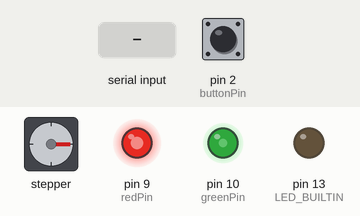
Recording of a sketch running on a simulated Arduino Uno, built with avr-gcc and run on an emulated ATmega328P. On the bench: stepper motor, output pins drawn as LEDs (lit = HIGH). Inputs (shaded band) come from the test bench; at power-on: pin 2 (buttonPin) HIGH. Stepper angles assume 200 steps per turn; what the sketch prints to the serial monitor is not drawn.

Above: at 2.0 s.
2.1 s: "H90\n" received over Serial
3.6 s: "X90\n" received over Serial
5.1 s: "F90\n" received over Serial
Timing chart, 0 to 8.1 s (numbered marks = the images above; inputs shaded):
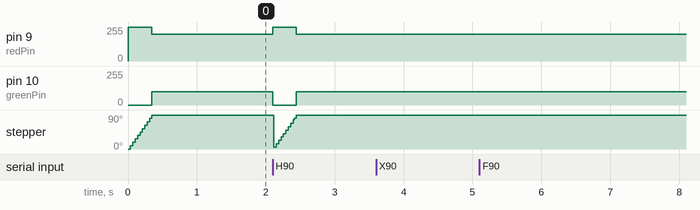

Measured:
- after the input at 2.1 s, pin 9 (redPin): 200/255 → 255/255 at once, → 200/255 0.34 s later; pin 10 (greenPin): 100/255 → 0/255 at once, → 100/255 0.34 s later; stepper: turns 85° counter-clockwise in 0.00 s, then 85° clockwise in 0.29 s
- after the input at 3.6 s, every drawn part: stays the same
- after the input at 5.1 s, every drawn part: stays the same

The sketch:

coctelera.ino
```cpp
//El siguiente sketch considera los trabajos de Sidlauskas (Sidlaukas, 2016) y diymachines.co.uk//
#include "AccelStepper.h"
const int  buttonPin = 2;   int buttonState = 0;
int lastButtonState = 0;     int greenPin = 10;
int redPin = 9;int pos=0;
String serialBuffer = "";
String actions[30];
int counter = 0; int lastIndex = 0;
int cup = false;
AccelStepper stepper(1, 3, 5);
AccelStepper stepper2(1, 6, 11);
void setup() {
  pinMode(buttonPin, INPUT);
  pinMode(LED_BUILTIN, OUTPUT);
  pinMode(redPin, OUTPUT);
  pinMode(greenPin, OUTPUT);
  stepper.setMaxSpeed(1100);
  stepper2.setMaxSpeed(1100);
  homeXAxis();   Serial.begin(9600);
  stepper2.setCurrentPosition(0);
}
void homeXAxis() {
  if (cup == false) {
  setColor(255, 0);
  Serial.print("Buscando el vaso...");
  buttonState = digitalRead(buttonPin);
  while (buttonState == LOW) {
    stepper.moveTo(-100);
    stepper.setSpeed(-500);
    stepper.runSpeed();
    buttonState = digitalRead(buttonPin);
  }
  stepper.moveTo(stepper.currentPosition() + 50);
  while (stepper.distanceToGo() != 0) {
    stepper.setSpeed(150*1);
    stepper.runSpeed();
  }
  buttonState = digitalRead(buttonPin);
  while (buttonState == LOW) {
    stepper.moveTo(-100);
    stepper.setSpeed(150*-1);
    stepper.runSpeed();
    buttonState = digitalRead(buttonPin);  }
 stepper.setCurrentPosition(0);
 setColor(200, 100);
 delay(500); } }
void setColor(int red, int green)  {
  #ifdef COMMON_ANODE
    red = 255 - red;
    green = 255 - green;
  #endif
  analogWrite(redPin, red);
  analogWrite(greenPin, green);
} void loop() {
  while(Serial.available() > 0) {
    char ch = Serial.read();
    serialBuffer += ch;
    if (ch == '\n') {
      for(int i=0; i<serialBuffer.length(); i++) {
        if(serialBuffer.substring(i, i+1) == ",") {
          actions[counter] = serialBuffer.substring(lastIndex, i);
          lastIndex = i + 1;
          counter++;         }
        if(i == serialBuffer.length() - 1) {
          actions[counter] = serialBuffer.substring(lastIndex, i);
        }   }
      for(int z=0; z<30; z++) {
        if(actions[z] != "0") {
          parseInput(actions[z]);        }  }
      for(int y=0; y<30; y++) {
        actions[y] = "0";      }
      serialBuffer = "";
      counter = 0;       lastIndex = 0;
    }  }}
void parseInput(String input) {
  input.trim();
  byte command = input.charAt(0);
  switch(command) {
    case 'H':      homeXAxis();       break;
    case 'X':      moveXTo(input);       break;
    case 'F':       pour(input);       break;
  }}
void moveXTo(String input) {
  int pos = input.substring(1).toInt();
    Serial.print("X goes to: ");
     if(pos < 0 && pos >= -4600) {
    stepper.setAcceleration(200);
    stepper.moveTo(-pos);
      if(pos < stepper.currentPosition()) {
        stepper.setSpeed(100);
        Serial.println(stepper.distanceToGo());
      } else {         stepper.setSpeed(-100);
        Serial.println(stepper.distanceToGo());      }
    while(stepper.distanceToGo() != 0) {
      setColor(0, 255);       stepper.run();
    }  } else {
    Serial.println("La posición debe estar entre -4600 and 0");
  }}
  void pour(String input) {
  int count = 0;  int times = 0;
  int holdDuration = 0;   int waitDuration = 0;
    for(int z=0; z<input.length(); z++) {
    byte parameter = input.substring(z, z+1).charAt(0);
    switch(parameter) {
      case 'F':
        times = getParameterValue(input, z);   break;
      case 'H':
        holdDuration = getParameterValue(input, z);  break;
      case 'W':
        waitDuration = getParameterValue(input, z);
        break;    }  }
  if(holdDuration > 0 && waitDuration > 0) {
    for(int i=0; i<times; i++) {
       setColor(125, 1255);
       stepper2.setAcceleration(150);
       stepper2.moveTo(3200);
       stepper2.setSpeed(400);
       while(stepper2.distanceToGo() != 0) {
       stepper2.run();
       Serial.println(stepper2.distanceToGo());     }
    delay (4000);
       stepper2.setAcceleration(-150);
       stepper2.moveTo(0);
       stepper2.setSpeed(-400);
       while(stepper2.distanceToGo() != 0) {
       stepper2.run();
       Serial.println(stepper2.distanceToGo());
    }         if(times - 1 > count) {
        delay(waitDuration);
      } else {         delay(2000);      }
      count++;
    }  } else {
    Serial.println("El tiempo de duración no puede ser igual o menor que 0");   }}
int getParameterValue(String input, int z) {
  for(int y=z+1; y<input.length(); y++) {
    if(input.substring(y, y+1) == " ") {
      return input.substring(z+1, y).toInt();
      break;    }
    if(y == input.length() - 1) {
      return input.substring(z+1, y+1).toInt();
    }  }}
```
